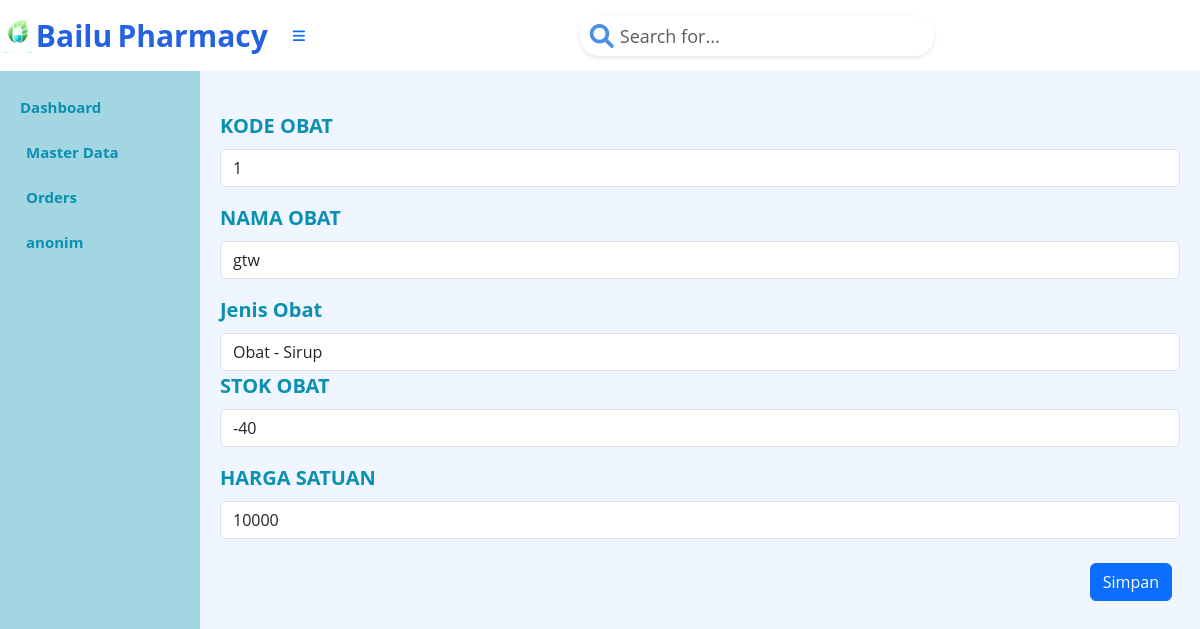
The page /index.php?page=obat.form&Id_Obat=1&action=edit (signed in) on the database its author committed.
### tables this page shows
CREATE TABLE `tb_obat` (
  `Id_Obat` int(3) NOT NULL AUTO_INCREMENT,
  `Nama_Obat` varchar(15) NOT NULL,
  `Stok_obat` int(5) NOT NULL,
  `Harga_satuan` int(8) NOT NULL,
  `Id_jenis` int(3) NOT NULL,
  PRIMARY KEY (`Id_Obat`),
  KEY `Id_jenis` (`Id_jenis`),
  CONSTRAINT `tb_obat_ibfk_1` FOREIGN KEY (`Id_jenis`) REFERENCES `tb_jenis_obat` (`Id_jenis`)
);

### obat.form.php (the view, shortened to what this page needs)
<?php
$mysqli = new mysqli("localhost", "root", "", "apotek");
$action = $_GET['action'];
$currentid = "";
$nama = "";
if ($action == "add") {
    $result = $mysqli->query("SELECT MAX(Id_Obat) AS currentid FROM tb_obat;");
    if (!$result) {
        die("Error: " . $mysqli->error);
    }
    $row = $result->fetch_assoc();
    $max_number = (int)$row['currentid'];
    $new_number = $max_number + 1;
    $currentid = $new_number;
    $nama = "";
    $jenis = "";
    $stok = "";
    $harga = "";
} else if ($action == "edit") {
    $currentid = $_GET['Id_Obat'];
    $query = "SELECT * FROM tb_obat WHERE Id_Obat = '" . $currentid . "';";
    $result = $mysqli->query($query);
    $row = $result->fetch_assoc();
    $nama = $row['Nama_Obat'];
    $jenis = $row['Id_jenis'];
    $stok = $row['Stok_obat'];
    $harga = $row['Harga_satuan'];
}
?>
<div class="col" style="padding-top: 20px;">
    <form action="obat.action.php" method="POST">
        <div class="mb-3">
            <label for="id" class="form-label">KODE OBAT</label>
            <input type="text" class="form-control" name="Id_Obat" id="NIP" placeholder="NIP" value="<?php echo $currentid; ?>">
        </div>
        <div class="mb-3">
            <label for="nama" class="form-label">NAMA OBAT</label>
            <input type="text" class="form-control" name="Nama_Obat" id="nama" placeholder="Tuliskan nama di sini" value="<?php echo $nama; ?>">
        </div>
        <div class="form-group">
            <label for="id_jenis" class="form-label">Jenis Obat</label>
            <select class="form-control" name="Id_jenis" id="Jenis_obat" placeholder="Pilih jenis obat di sini">
                <?php
                $query = "SELECT * FROM tb_jenis_obat ORDER BY Id_jenis";
                $result = mysqli_query($mysqli, $query);
                while ($hasil = mysqli_fetch_array($result)) {
                    $selected = ($hasil['Id_jenis'] == $jenis) ? "selected" : "";
                    echo "<option value='" . $hasil['Id_jenis'] . "' $selected>"
                        . $hasil['nama_jenis'] . " - " . $hasil['bentuk_obat']
                        . "</option>";
                }
                ?>
            </select>
        </div>
        <div class="mb-3">
            <label for="nama" class="form-label">STOK OBAT</label>
            <input type="text" class="form-control" name="Stok_obat" id="Stok_obat" placeholder="Tuliskan stok di sini" value="<?php echo $stok; ?>">
        </div>
        <div class="mb-3">
            <label for="nama" class="form-label">HARGA SATUAN</label>
            <input type="text" class="form-control" name="Harga_satuan" id="nama" placeholder="Tuliskan harga di sini" value="<?php echo $harga; ?>">
        </div>
        <div class="d-grid gap-2 p-2 d-md-flex justify-content-md-end">
            <button class="btn btn-primary" type="submit">Simpan</button>
        </div>
    </form>
</div>

### index.php (style rules this page uses)
body { background-color: #EFF6FF; font-family: 'Open Sans', sans-serif; font-weight: bold; font-size: 20px; color: #0B90B1; }

### rows shown on the page
tb_obat: Nama_Obat "gtw", Stok_obat "-40", Harga_satuan "10000"

### other values the page prints
$_SESSION['username'] "anonim"
form field Id_jenis "Obat - Sirup"
